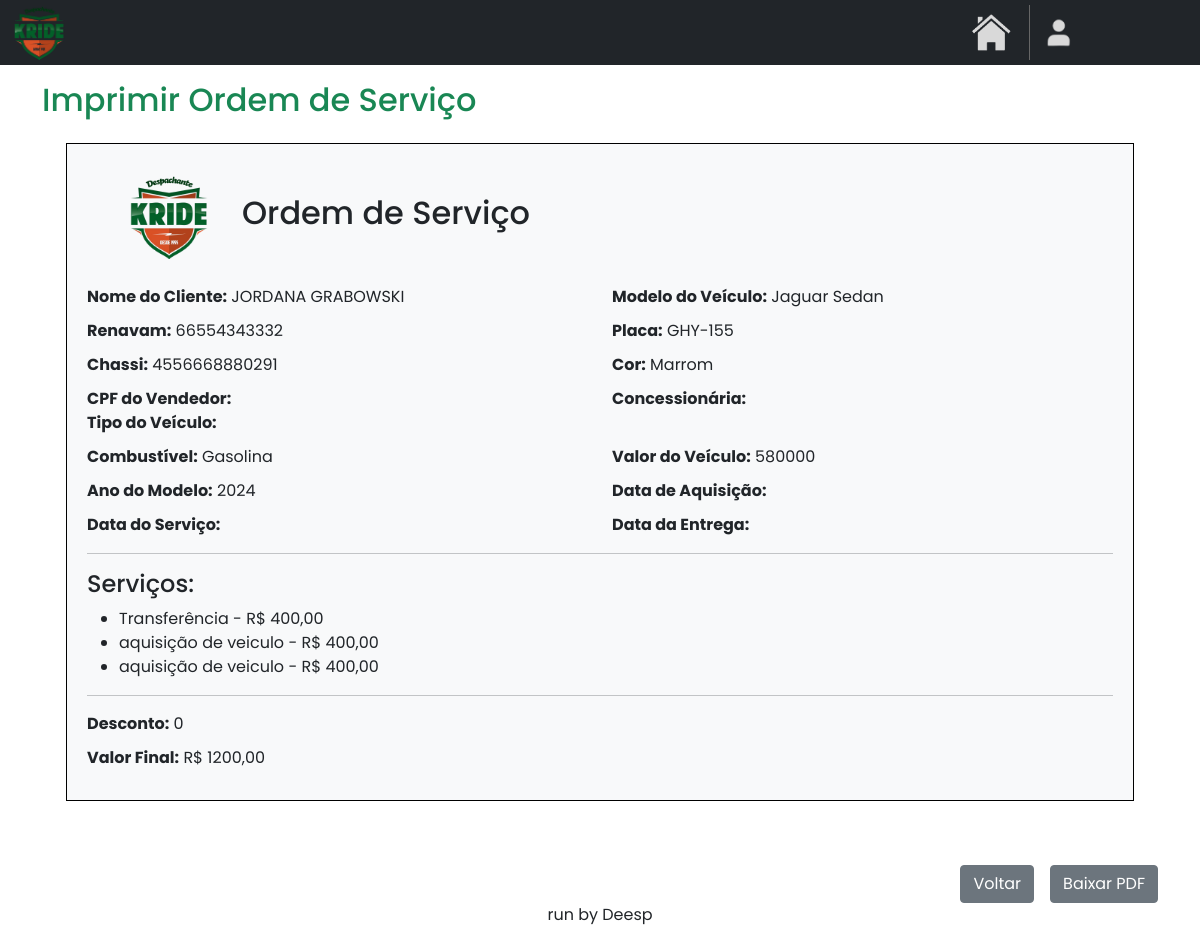
The app's page /home/imprimir_os/39, older data.
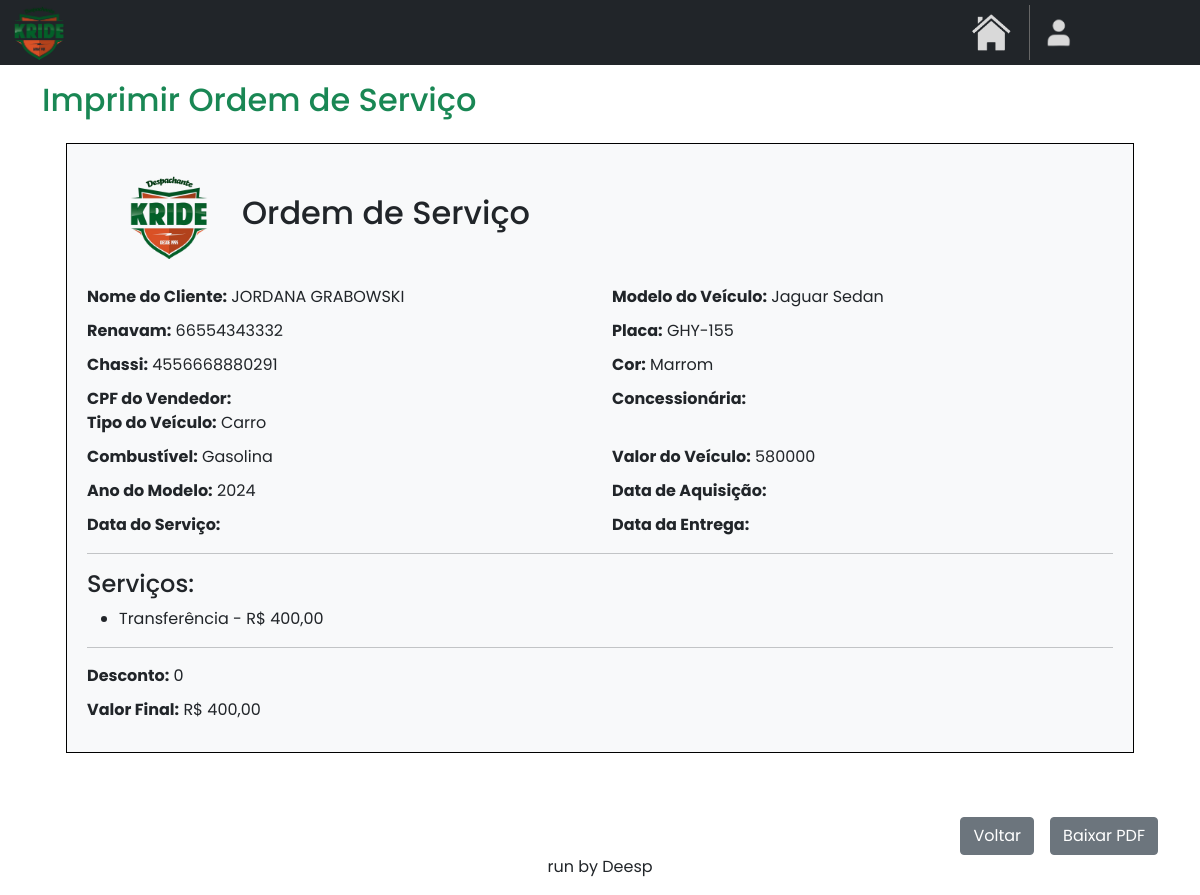
The same page, newer data.
### OS/models.py (models this page shows)
class Servico_os(models.Model):
    os_id = models.ForeignKey(OrdemServico, on_delete=models.CASCADE)
    servico_id = models.ForeignKey(Servico, on_delete=models.CASCADE)
    valor_servico = models.CharField(max_length=10, default='')

class Servico(models.Model):
    descricao = models.CharField(max_length=50)
    nome = models.CharField(max_length=50, default='')
    custo = models.CharField(max_length=10, default='0')
    valor_liquido = models.CharField(max_length=10, default='0')
    valor_total = models.CharField(max_length=10, default='0')
    taxa_detran = models.CharField(max_length=10, default='0')
    notas = models.TextField(blank=True, null=True)

class OrdemServico(models.Model):
    renavam = models.CharField(max_length=50)
    placa = models.CharField(max_length=15)
    cliente_id = models.ForeignKey(Cliente, on_delete=models.CASCADE)
    nome_cliente = models.CharField(max_length=40)
    chassi = models.CharField(max_length=30, default='')
    cor = models.CharField(max_length=14, default='')
    combustivel = models.CharField(max_length=15, default='')
    modelo = models.CharField(max_length=25, default='')
    valor_veiculo = models.CharField(max_length=15, default='')
    ano_modelo = models.CharField(max_length=10, default='')
    pendencias = models.CharField(max_length=30, default='')
    data_entrega = models.DateField(null=True, blank=True)
    data_aq = models.DateField(null=True, blank=True)
    data_servico = models.DateField(default=datetime.date.today)
    desconto = models.CharField(max_length=10, default='')
    valor_f = models.CharField(max_length=10, default='')
    observacoes = models.TextField(blank=True, null=True)
    status = models.CharField(max_length=20, default='')
    cpf_vendedor = models.CharField(max_length=20, default='')
    concessionaria = models.CharField(max_length=30, default='')
    tipo_veiculo = models.CharField(max_length=15, default='')

### OS/views.py (the view)
# urls.py: path('imprimir_os/<str:id>', osviews.imprimir_os, name='imprimir_os'),
def imprimir_os(request, id):
    ordem_servico = get_object_or_404(OrdemServico, pk=id)
    servicos = Servico_os.objects.filter(os_id=ordem_servico).select_related('servico_id')
    return render(request, 'imprimir_os.html', {'ordem_servico': ordem_servico, 'servicos_os': servicos})

### OS/templates/imprimir_os.html (shortened to what this page needs)
{% extends "base.html" %}
{% load static %}
{% block content %}
<!DOCTYPE html>
<html lang="pt-BR">
<head>
    <link href="https://cdn.jsdelivr.net/npm/bootstrap@5.0.2/dist/css/bootstrap.min.css" rel="stylesheet">
</head>
<body>
    <div class="container mt-3 custom-container">
        <div class="d-flex justify-content-start align-items-center">
            <h2 class="me-auto text-success">Imprimir Ordem de Serviço</h2>
        </div>
        <div class="container mt-3">
            {% include 'os-pdf_export.html' %}
        </div>
        <div class="d-flex justify-content-end align-items-center" style="margin-top: 40px;">
            <a href="{% url 'ordem_servico' %}" class="btn btn-secondary me-3 mt-4">Voltar</a>
            <a href="{% url 'pdf_export' ordem_servico.id %}" class="btn btn-secondary mt-4" download>Baixar PDF</a>
        </div>
    </div>
</body>
</html>
{% endblock %}

### OS/templates/os-pdf_export.html (shortened to what this page needs)
{% load static %}
<!DOCTYPE html>
<html lang="en">
<head>
    <link href="https://cdn.jsdelivr.net/npm/bootstrap@5.0.2/dist/css/bootstrap.min.css" rel="stylesheet">
</head>
<body>
    <div class="container-fluid">
        <div class="order-details">
            <div class="order-header">
                <img src="{{ site_url }}{% static 'images/logo1.png' %}" style="width: 85px; height: 85px">
                <h2 class="text-center">Ordem de Serviço</h2>
            </div>
            <div class="row mt-3">
                <div class="col-md-6">
                    <strong class="name">Nome do Cliente:</strong> {{ ordem_servico.nome_cliente|upper }}
                </div>
                <div class="col-md-6">
                    <strong>Modelo do Veículo:</strong> {{ ordem_servico.modelo }}
                </div>
            </div>
            <div class="row">
                <div class="col-md-6">
                    <strong>Renavam:</strong> {{ ordem_servico.renavam }}
                </div>
                <div class="col-md-6">
                    <strong>Placa:</strong> {{ ordem_servico.placa }}
                </div>
            </div>
            <div class="row">
                <div class="col-md-6">
                    <strong>Chassi:</strong> {{ ordem_servico.chassi }}
                </div>
                <div class="col-md-6">
                    <strong>Cor:</strong> {{ ordem_servico.cor }}
                </div>
            </div>
            <div class="row">
                <div class="col-md-6">
                    <strong>CPF do Vendedor:</strong> {{ ordem_servico.cpf_vendedor }}
                </div>
                <div class="col-md-6">
                    <strong>Concessionária:</strong> {{ ordem_servico.concessionaria }}
                </div>
                <div class="col-md-6">
                    <strong>Tipo do Veículo:</strong> {{ ordem_servico.tipo_veiculo }}
                </div>
            </div>
            <div class="row">
                <div class="col-md-6">
                    <strong>Combustível:</strong> {{ ordem_servico.combustivel }}
                </div>
                <div class="col-md-6">
                    <strong>Valor do Veículo:</strong> {{ ordem_servico.valor_veiculo }}
                </div>
            </div>
            <div class="row">
                <div class="col-md-6">
                    <strong>Ano do Modelo:</strong> {{ ordem_servico.ano_modelo }}
                </div>
                <div class="col-md-6">
                    <strong>Data de Aquisição:</strong> {{ data.data_aq }}
                </div>
            </div>
            <div class="row">
                <div class="col-md-6">
                    <strong>Data do Serviço:</strong> {{ data.data_servico }}
                </div>
                <div class="col-md-6">
                    <strong>Data da Entrega:</strong> {{ data.data_entrega }}
                </div>
            </div>
            <hr>
            <div>
                <h4>Serviços:</h4>
                <ul>
                    {% for servico_os in servicos_os %}
                        <li>{{ servico_os.servico_id.descricao }} - R$ {{ servico_os.servico_id.valor_total }}</li>
                    {% endfor %}
                </ul>
            </div>
            <hr>
            <div class="row">
                <div class="col-md-6">
                    <strong>Desconto:</strong> {{ ordem_servico.desconto }}
                </div>
            </div>
            <div class="row">
                <div class="col-md-6">
                    <strong>Valor Final:</strong> R$ {{ ordem_servico.valor_f }}
                </div>
            </div>
        </div>
    </div>
</body>
</html>

Row changes from the older to the newer data that the page shows:
removed Servico_os: servico_id.descricao "aquisição de veiculo", servico_id.valor_total "400,00"
removed Servico_os: servico_id.descricao "aquisição de veiculo", servico_id.valor_total "400,00"
changed OrdemServico "JORDANA GRABOWSKI": tipo_veiculo (not shown) → "Carro"; valor_f "1200,00" → "400,00"
